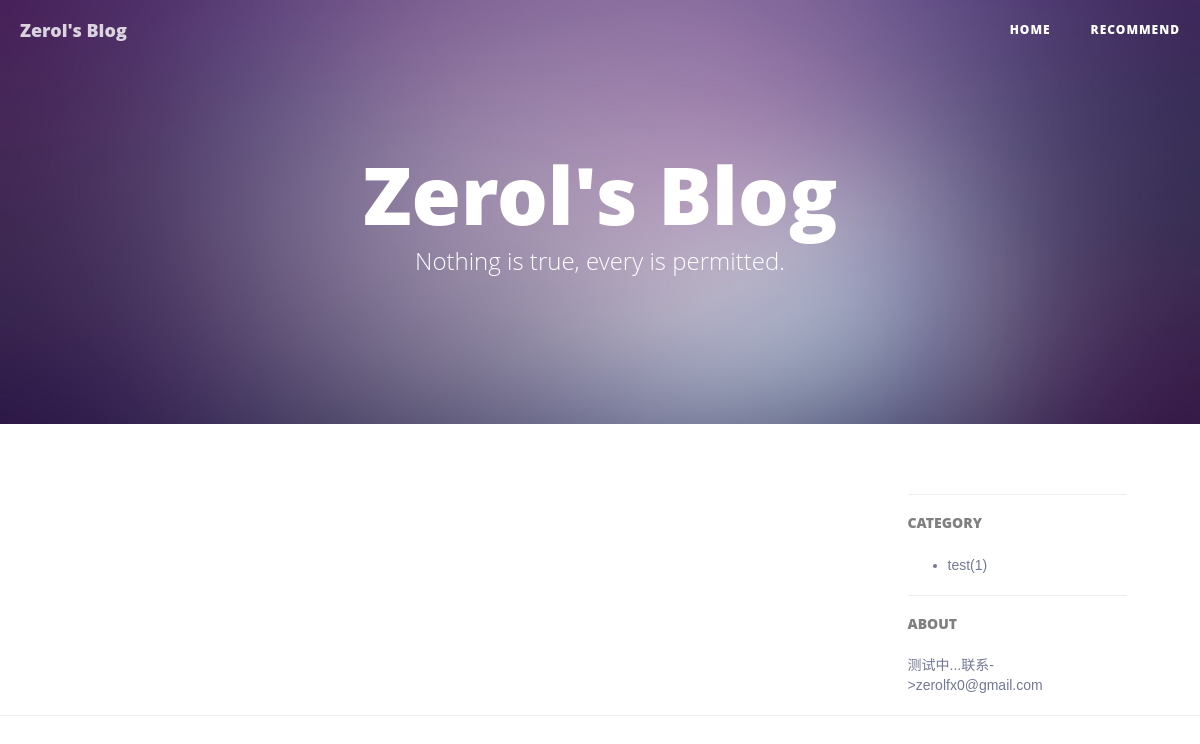
Page /cate-rc/4/1 on the earlier database version.
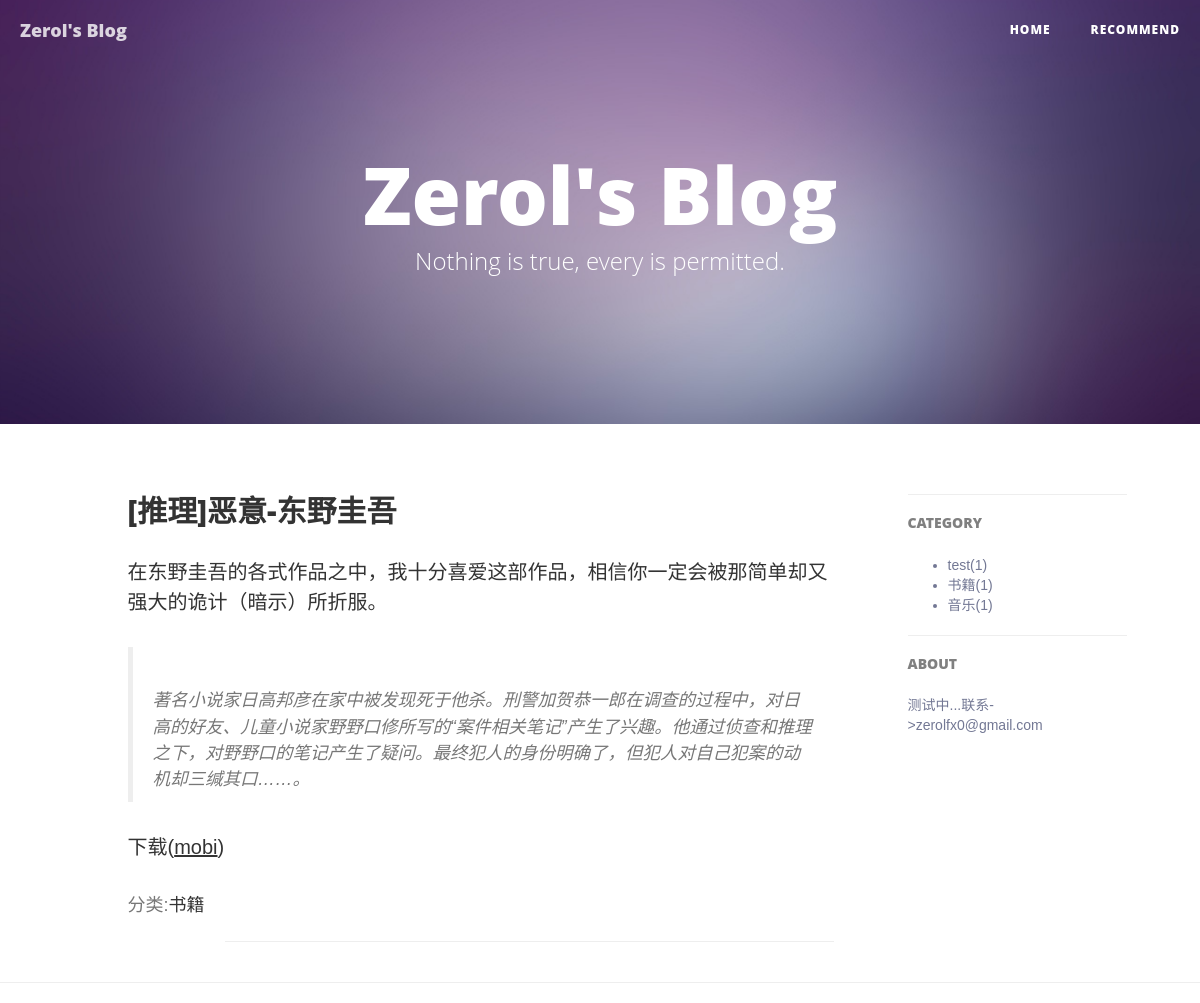
Same page on the later database version.
### blog/models.py (models this page shows, shortened)
class Category_rc(models.Model):
    name = models.CharField('类名', max_length=20)
    created_time = models.DateTimeField('创建时间', auto_now_add=True)
    last_modified_time = models.DateTimeField('修改时间', auto_now=True)

class About(models.Model):
    body = models.TextField('内容')
    name = models.CharField('标题', max_length=20)

class Recommend(models.Model):
    title = models.CharField('标题', max_length=70)
    abstract = models.TextField('内容')
    created_time = models.DateTimeField('创建时间', auto_now_add=True)
    last_modified_time = models.DateTimeField('修改时间', auto_now=True)
    category = models.ForeignKey('Category_rc', verbose_name='分类', null=True, on_delete=models.SET_NULL)
    class Meta:
        ordering = ['-last_modified_time']

### blog/views.py (the view)
# urls.py: url(r'^cate-rc/(?P<category_id>\d+)/(?P<page>\d+)$', views.CategoryView_rc.as_view(), name='category_rc'),
class CategoryView_rc(ListView):
    template_name = "index_rc.html"
    context_object_name = "article_list"
    paginate_by = 7
    def get_queryset(self):
        article_list = Recommend.objects.filter(category=self.kwargs['category_id'])
        for article in article_list:
            article.abstract = markdown2.markdown(article.abstract, extras=['fenced-code-blocks'])
        return article_list
    def get_context_data(self, **kwargs):
        kwargs['category_list'] = Category_rc.objects.all().order_by('name')
        kwargs['about_list'] = About.objects.all()
        return super(CategoryView_rc, self).get_context_data(**kwargs)

### templates/index_rc.html (shortened to what this page needs)
{% extends 'base-index.html' %}
{% block content %}
    {% for article in article_list %}
        <div class="post-preview">
                <h2 class="post-title">
                    {{ article.title }}
                </h2>
                    {{ article.abstract |safe }}
            <div class="post-preview" style="float: left">
                <p class="post-meta">分类:<a href="{% url 'blog:category_rc' article.category.pk 1 %}">{{ article.category.name }}</a>&nbsp;&nbsp;&nbsp;&nbsp;</p>
            </div>
        </div>
        <br>
        <hr>
    {% endfor %}
{% endblock %}
{% block category %}
    <ul>
        {% for category in category_list %}
            <li>
                <a href="{% url 'blog:category_rc' category.pk 1 %}" title="{{ category.name }}">
                    {{ category.name }}({{ category.recommend_set.count }})
                </a>
            </li>
        {% endfor %}
    </ul>
{% endblock %}

### templates/base-index.html (shortened to what this page needs)
{% extends 'base.html' %}
{% load staticfiles %}
{% block body %}
    <header class="intro-header" style="background-image: url('{% static 'img/home-bg.jpg' %}')">
        <div class="container">
            <div class="row">
                <div class="col-lg-8 col-lg-offset-2 col-md-10 col-md-offset-1">
                    <div class="site-heading">
                        <h1>Zerol's Blog</h1>
                        <span class="subheading">Nothing is true, every is permitted.</span>
                    </div>
                </div>
            </div>
        </div>
    </header>
    <div class="container">
        <div class="row">
    		<div class="
                col-lg-8 col-lg-offset-1
                col-md-8 col-md-offset-1
                col-sm-12
                col-xs-12
                post-container
            ">
                {% block content %}{% endblock %}
            </div>
            <div class="
                col-lg-3 col-lg-offset-0
                col-md-3 col-md-offset-0
                col-sm-12
                col-xs-12
                sidebar-container
            ">
                <section>
                    <hr class="hidden-sm hidden-xs">
                    <h5>CATEGORY</h5>
                    <div>
                        {% block category %}{% endblock %}
                    </div>
                {% for about in about_list %}
                    <hr class="hidden-sm hidden-xs">
                    <h5>{{ about.name }}</h5>
                    <div>
                        {{ about.body }}
                    </div>
                {% endfor %}
                </section>
    		</div>
        </div>
    </div>
    <hr>
{% endblock %}

### templates/base.html (shortened to what this page needs)
{% load staticfiles %}
<!DOCTYPE html>
<html lang="zh-cn">
<head>
    <link href="{% static 'vendor/bootstrap/css/bootstrap.min.css' %}" rel="stylesheet">
    <link href="{% static 'css/clean-blog.min.css' %}" rel="stylesheet">
    <link href="{% static 'vendor/font-awesome/css/font-awesome.min.css' %}" rel="stylesheet" type="text/css">
    <link href="{% static 'css/highlight.css' %}" rel="stylesheet">
</head>
<body>
    <nav class="navbar navbar-default navbar-custom navbar-fixed-top">
        <div class="container-fluid">
            <div class="navbar-header page-scroll">
                <a class="navbar-brand" href="{% url 'index' %}">Zerol's Blog</a>
            </div>
            <div class="collapse navbar-collapse" id="bs-example-navbar-collapse-1">
                <ul class="nav navbar-nav navbar-right">
                    <li>
                        <a href="{% url 'index' %}">Home</a>
                    </li>
                    <li>
                        <a href="{% url 'blog:rc' 1 %}">Recommend</a>
                    </li>
                </ul>
            </div>
        </div>
    </nav>
    {% block body %}{% endblock %}
</body>
</html>

### templates/base.html (style rules this page uses)
body { font-family:"Microsoft YaHei",Arial,Helvetica,sans-serif,"宋体"; }

Differences in the rows shown:
added Recommend: title "[推理]恶意-东野圭吾", abstract "在东野圭吾的各式作品之中，我十分喜爱这部作品，相信你一定会被那简单却又强大的诡计（暗示）所折服。 著名小说家日高邦彦在家中被发现死于他杀。刑警加贺恭一郎在调查的过程中，对日高的好友、儿童小说家野野口修所写的“案件相关笔记”产生了兴趣。他通过侦查和推理之下，对野野口的笔记产生了疑问。最终犯人的身份明确了，但犯人对自己犯案的动机却三缄其口……。 下载( mobi )", category.name "书籍"
added Category_rc: name "书籍", recommend_set.count "1"
added Category_rc: name "音乐", recommend_set.count "1"
